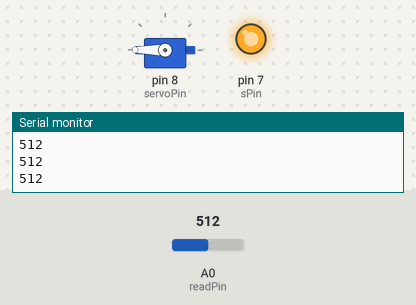
The sketch below on a simulated Arduino Uno, built with avr-gcc and run on an emulated ATmega328P. Shown: servo, output pins drawn as LEDs (lit = HIGH), the last lines printed to the serial monitor. Inputs (shaded band) come from the test bench; at power-on: A0 (readPin) = 512.

Above: at 1.2 s.
1.3 s: A0 (readPin) set to 7
2.8 s: A0 (readPin) set to 4
At 3.1 s:
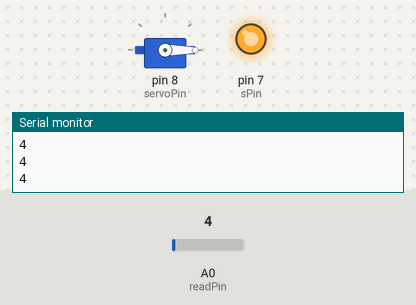
4.3 s: A0 (readPin) set to 30
At 5.5 s:
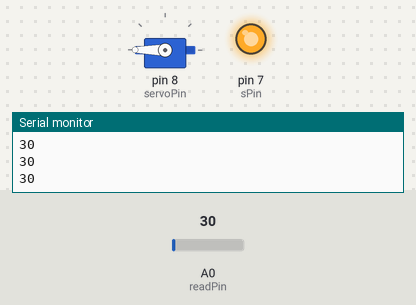
5.8 s: A0 (readPin) set to 0
At 6.7 s:
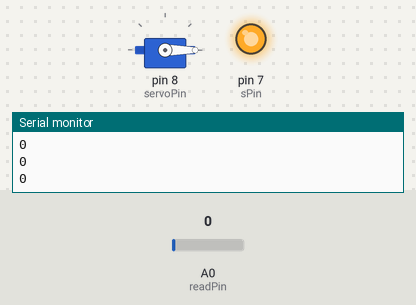
Timing chart, 0 to 8.3 s (numbered marks = the images above; inputs shaded):
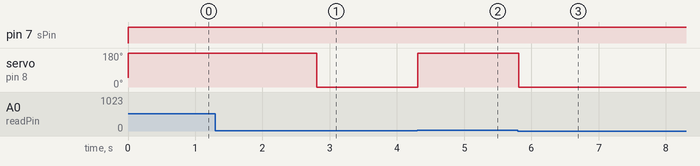

Measured:
- the behaviour switches between 6 and 5 on A0 (readPin) (found by bisection; images 0 and 1)
- after the input at 2.8 s, servo on pin 8 (servoPin): 180° → 0° at once
- after the input at 4.3 s, servo on pin 8 (servoPin): 0° → 180° at once
- after the input at 5.8 s, servo on pin 8 (servoPin): 180° → 0° at once

The sketch:

servo.ino
```cpp
#include <Servo.h>

int servoPin = 8;
int servoPos=50;
int readPin = A0;
int readVal;
int sPin = 7;
Servo myServo;

void setup() {
  Serial.begin(9600);
  pinMode(readPin, INPUT);
  pinMode(sPin, OUTPUT);
  myServo.attach(servoPin);
}

void loop() {
  digitalWrite(sPin, HIGH);
  readVal = analogRead(readPin);
  Serial.println(readVal);

  myServo.write(servoPos);
  if (readVal <=5) {
    servoPos = 0;
  }
  if (readVal >=20) {
    servoPos = 180;
  }
}
```
